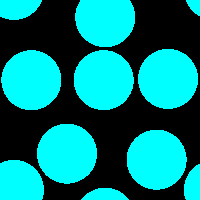
%> input picture geoMesh/rve.png, 200 x 200 px
$ octave image2particles.m   (GNU Octave 9; MATLAB toolbox functions it lacks are replaced by stand-ins)
%> lines starting %> are read from the running program, lines starting %| are printed output that depends on the picture; in (x1, y1, x2, y2) boxes, pixels count from 0 and x2, y2 are one past the last pixel; in counts of white or black regions, pixels touching at a corner belong together; the program's own positions count from 1
A      = imread('rve.png');
%> A is the input picture: size 200x200x3 uint16; mean R, G, B 0, 32400.5, 32400.5
grayIm = rgb2gray(A);
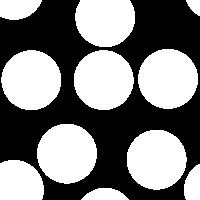
%> grayIm: size 200x200 uint16; values 0 (black) and 45944 (white), 49.4% white; 11 white regions, largest, box (x1, y1, x2, y2) and area: (138, 49, 198, 109) 2834, (127, 130, 187, 190) 2828, (37, 124, 97, 184) 2827

[noPixelX,noPixelY] = size(grayIm);
%> noPixelX = 200; noPixelY = 200

dx     = 10/noPixelX;
%> dx = 0.05
dy     = 10/noPixelY;
%> dy = 0.05

pts1 = [];
pts2 = [];

for j=1:noPixelY
    for i=1:noPixelX
       intensity = grayIm(i,j);
       x  = (i-1)*dx + dx/2;
       y  = (j-1)*dy + dy/2;

       if     (intensity==0)
           pts1 = [pts1;x y];
       elseif (intensity==45944)
           pts2 = [pts2;x y];
       end
    end
end

figure(1)
hold on
plot(pts1(:,1),pts1(:,2),'rs');
plot(pts2(:,1),pts2(:,2),'b.');
axis equal
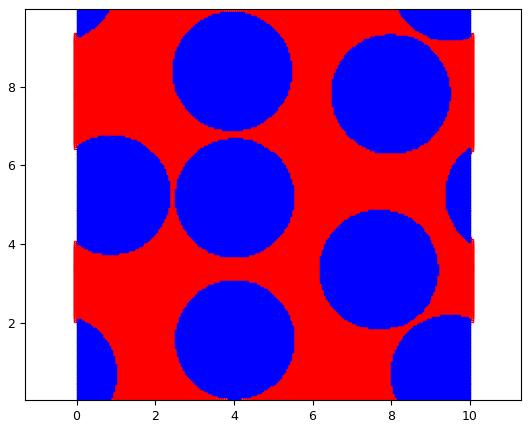
%> figure redrawn from the program's plot data
